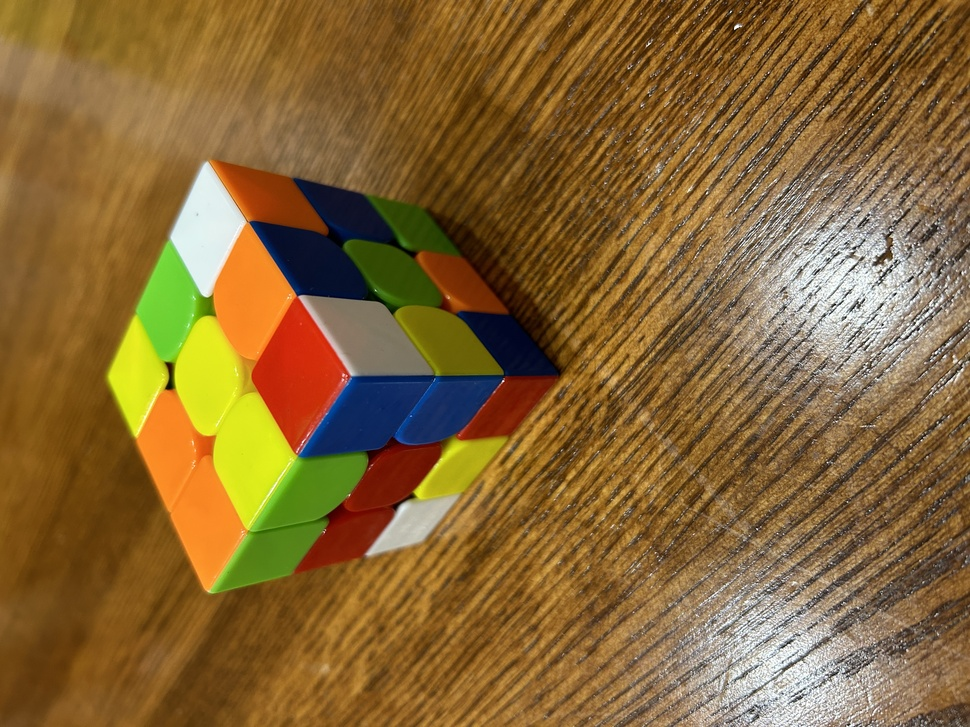
#> input picture images/img3.JPG, 970 x 727 px, shrunk from 4032 x 3024 before the run, found by its file name
$ jupyter execute cube_state.ipynb
#> lines starting #> are read from the running program, lines starting #| are printed output that depends on the picture; after the words box and inside, x2 and y2 are one past the last pixel; in counts of white or black regions, pixels touching at a corner belong together
[cell 1]
import cv2
import numpy as np
import matplotlib.pyplot as plt
from sklearn.cluster import KMeans
from skimage import io
from PIL import Image, ImageOps

[cell 2]
def display_image(img):
    plt.subplot(1,2,1)
    plt.imshow(img)
    plt.title('Image')
    plt.axis('off')
    plt.show()

[cell 3]
def canny_edge_detector(img):
     edges = cv2.Canny(img, 50, 100)
     return edges

[cell 4]
def get_contours(edges):
    contours, _ = cv2.findContours(edges, cv2.RETR_TREE, cv2.CHAIN_APPROX_NONE)
    return contours

[cell 5]
img = Image.open("images/img3.jpg")
#> img is the input picture: PIL image 970x727 RGB; mean R, G, B 134.5, 102.6, 53.6
img = ImageOps.exif_transpose(img)
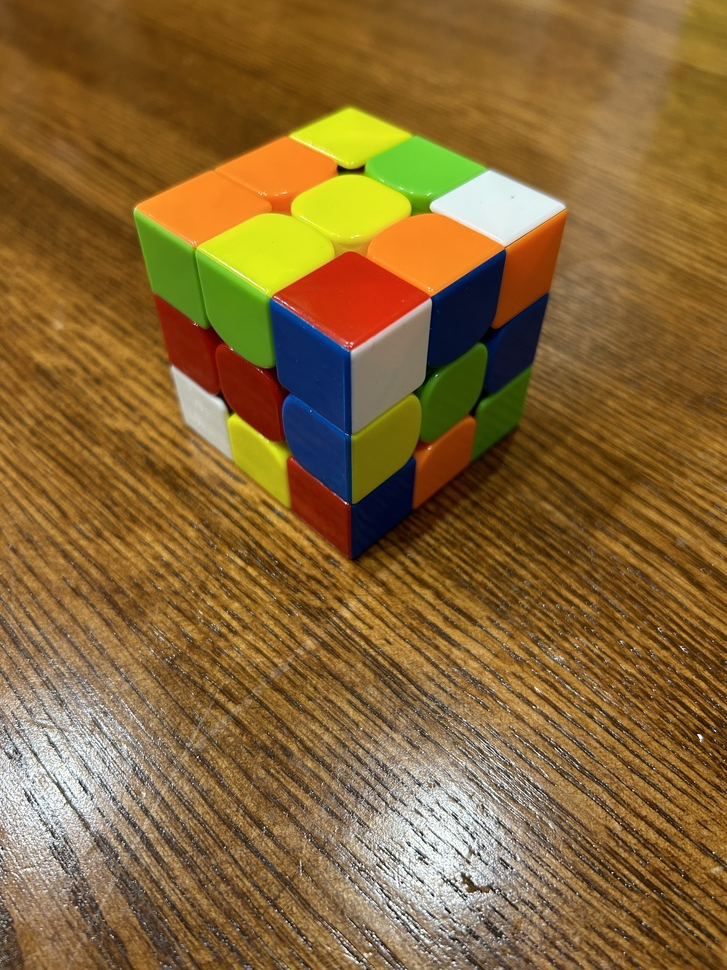
#> img: PIL image 727x970 RGB; mean R, G, B 134.5, 102.6, 53.6
img = np.array(img)

[cell 6]
edges = canny_edge_detector(img)
#> in canny_edge_detector, `edges = cv2.Canny(img, 50, 100)`:
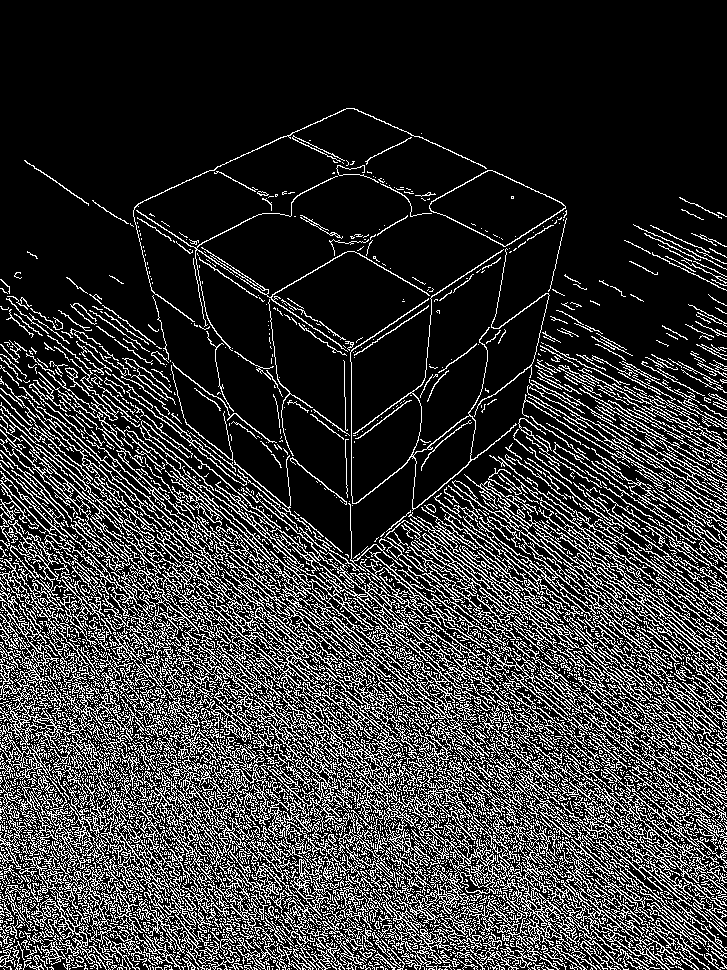
#> edges: shape (970, 727); 21.1% white in thin lines or dots, all inside (x1, y1, x2, y2) = (0, 108, 727, 970)

contours = get_contours(edges)
#> in get_contours, `contours, _ = cv2.findContours(edges, cv2.RETR_TREE, cv2.CHAIN_APPROX_..`: contours = 7815 contours, 6994 with area under 20; largest, box (x1, y1, x2, y2) and area: (0, 400, 363, 790) 11720, (502, 717, 727, 970) 7098, (429, 170, 566, 247) 5574, (429, 170, 566, 247) 5444, (394, 744, 629, 970) 5408

overlay = cv2.drawContours(img, contours, -1, (0,255,0), 3)
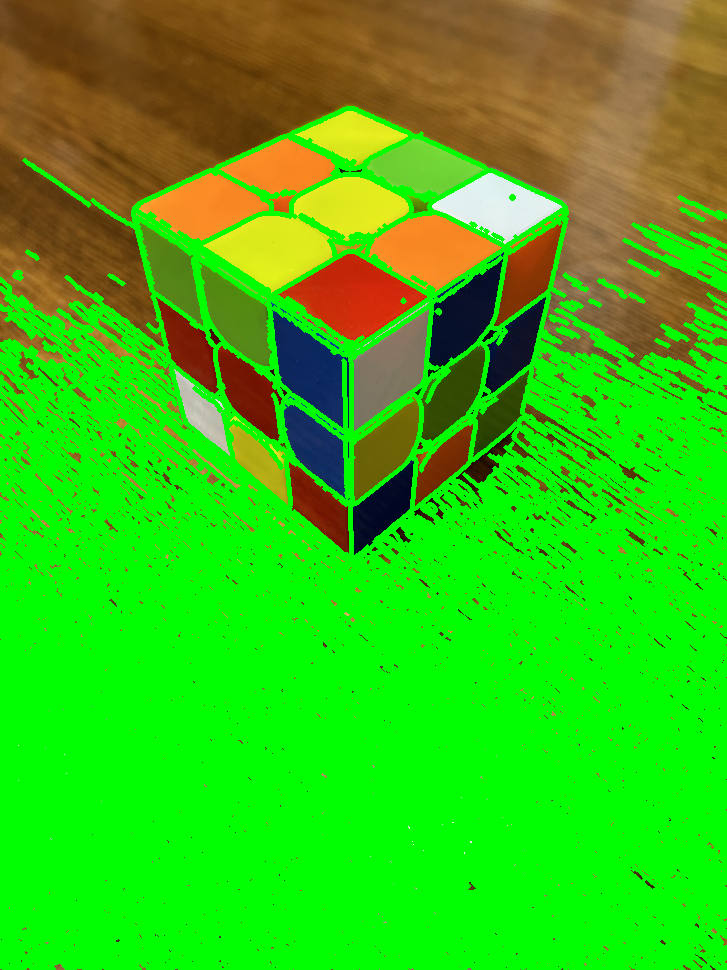
#> overlay: shape (970, 727, 3); mean R, G, B 52.5, 194.1, 15.3
display_image(overlay)
